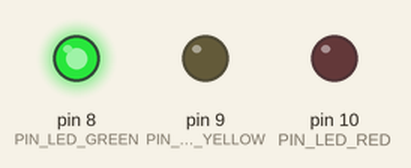
Bench run of a sketch on a simulated Arduino Uno, built with avr-gcc and run on an emulated ATmega328P. Parts: output pins drawn as LEDs (lit = HIGH).

Above: at 2.5 s.
At 6.5 s:
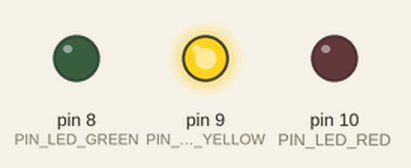
At 10.5 s:
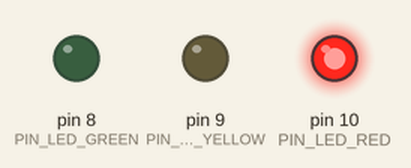
Timing chart, 0 to 16.9 s (numbered marks = the images above):
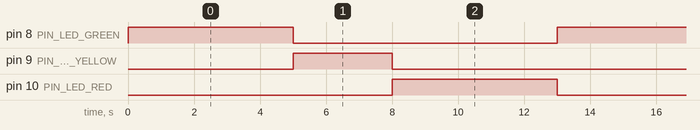

Measured:
- by itself, pin 8 (PIN_LED_GREEN), pin 10 (PIN_LED_RED): alternates HIGH for 5.0 s and LOW for 8.0 s
- by itself, pin 9 (PIN_LED_YELLOW): alternates HIGH for 3.0 s and LOW for 10.0 s
- by itself, everything shown: repeats every 13.0 s, in 4 steps

The sketch:

semaforo.ino
```cpp
/*
 * Descrição: Exemplo de como utilizar LEDs difusos para simular um semáforo.
 * Autor: Eros Vitor Bornatowski
 * Data: 16/07/2022
 */

#define PIN_LED_GREEN 8
#define PIN_LED_YELLOW 9
#define PIN_LED_RED 10

void setup()
{
  pinMode(PIN_LED_GREEN, OUTPUT);
  pinMode(PIN_LED_YELLOW, OUTPUT);
  pinMode(PIN_LED_RED, OUTPUT);

  digitalWrite(PIN_LED_GREEN, LOW);
  digitalWrite(PIN_LED_YELLOW, LOW);
  digitalWrite(PIN_LED_RED, LOW);
}

void loop()
{
  digitalWrite(PIN_LED_GREEN, HIGH);
  delay(5000);

  digitalWrite(PIN_LED_GREEN, LOW);
  digitalWrite(PIN_LED_YELLOW, HIGH);
  delay(3000);

  digitalWrite(PIN_LED_YELLOW, LOW);
  digitalWrite(PIN_LED_RED, HIGH);
  delay(5000);

  digitalWrite(PIN_LED_RED, LOW);
}
```
